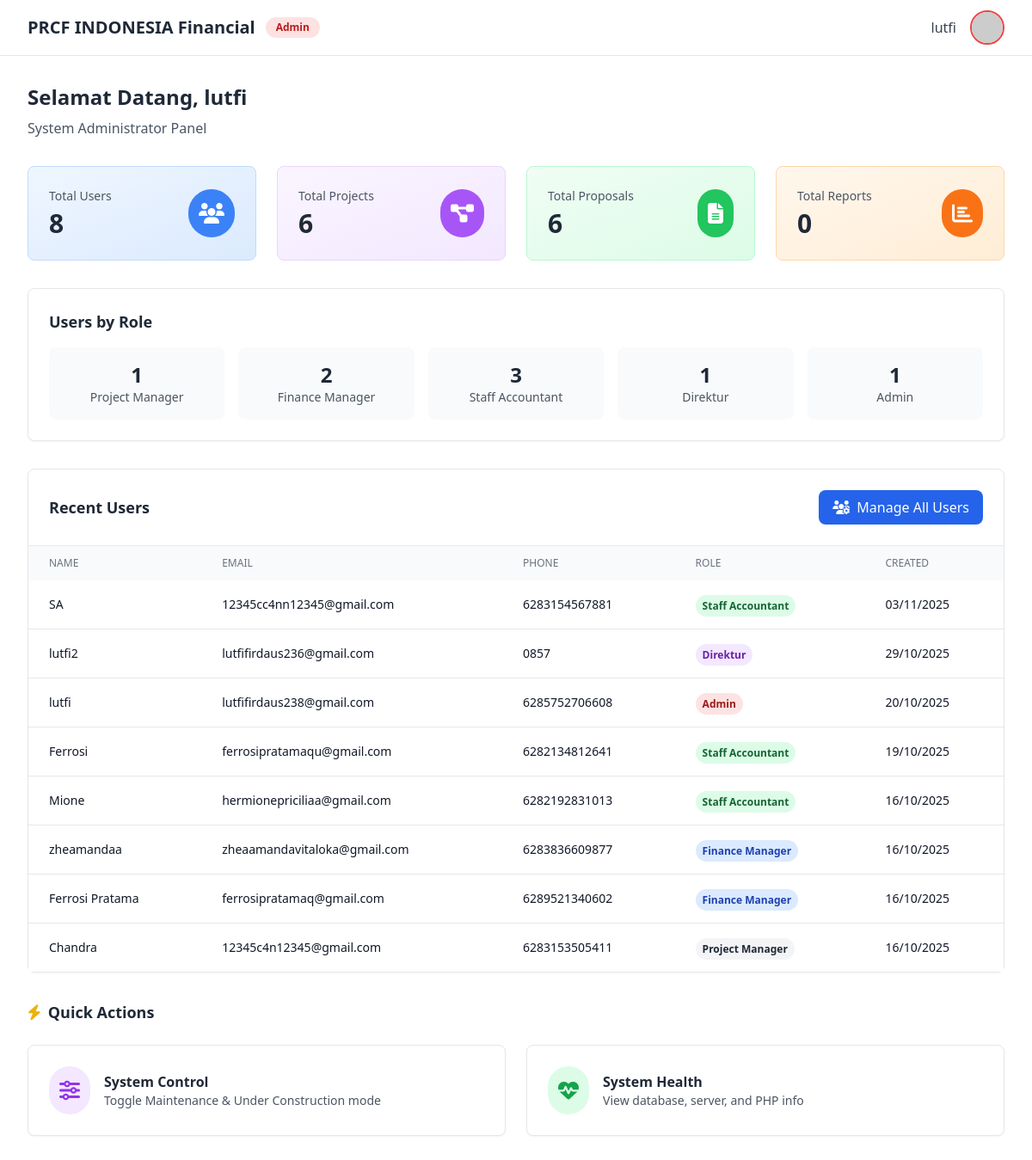
Before: /pages/dashboards/dashboard_admin.php (signed in) with the older database file.
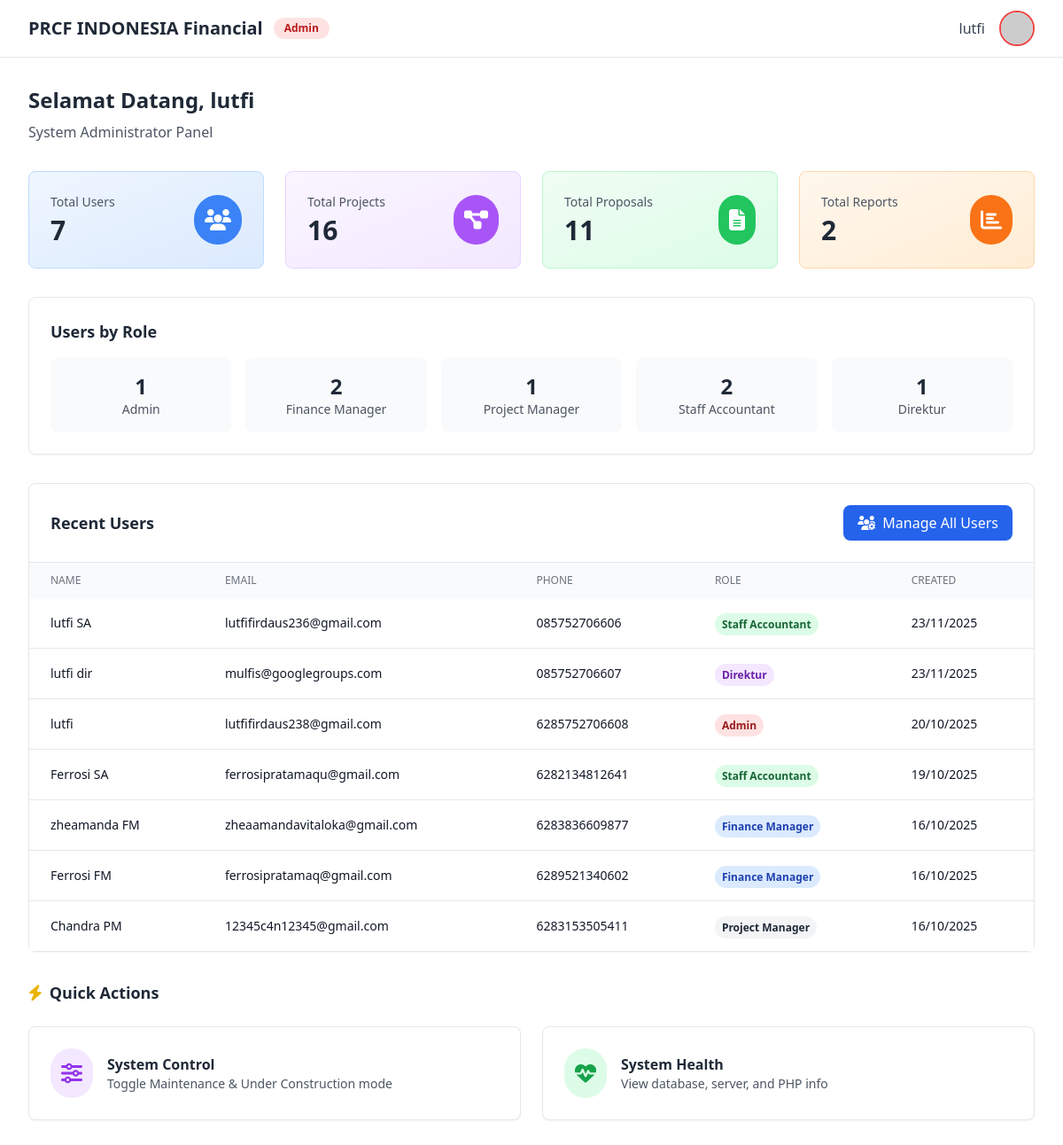
After: the same page with the newer database file.
### tables this page shows
CREATE TABLE `user` (
  `id_user` int(11) NOT NULL,
  `nama` varchar(255) NOT NULL,
  `role` enum('Admin','Finance Manager','Project Manager','Staff Accountant','Direktur') NOT NULL,
  `email` varchar(255) NOT NULL,
  `no_HP` varchar(20) DEFAULT NULL,
  `password_hash` varchar(255) NOT NULL,
  `created_at` timestamp NOT NULL DEFAULT current_timestamp(),
  `updated_at` timestamp NOT NULL DEFAULT current_timestamp() ON UPDATE current_timestamp(),
  `last_notification_check` timestamp NULL DEFAULT NULL
);

### pages/dashboards/dashboard_admin.php (the view, shortened to what this page needs)
<?php
require_once '../../includes/config.php';
$user_name = $_SESSION['user_name'];
$total_users_result = $conn->query("SELECT COUNT(*) as count FROM user");
$total_users = $total_users_result ? $total_users_result->fetch_assoc()['count'] : 0;
$total_projects_result = $conn->query("SELECT COUNT(*) as count FROM proyek");
$total_projects = $total_projects_result ? $total_projects_result->fetch_assoc()['count'] : 0;
$total_proposals_result = $conn->query("SELECT COUNT(*) as count FROM proposal");
$total_proposals = $total_proposals_result ? $total_proposals_result->fetch_assoc()['count'] : 0;
$total_reports_result = $conn->query("SELECT COUNT(*) as count FROM laporan_keuangan_header");
$total_reports = $total_reports_result ? $total_reports_result->fetch_assoc()['count'] : 0;
$users_by_role = [];
$role_query = $conn->query("SELECT role, COUNT(*) as count FROM user GROUP BY role");
if ($role_query) {
    while ($row = $role_query->fetch_assoc()) {
        $users_by_role[$row['role']] = $row['count'];
    }
}
$recent_users = $conn->query("SELECT id_user, nama, email, role, no_HP as phone, created_at
    FROM user ORDER BY created_at DESC LIMIT 10");
?>
<!DOCTYPE html>
<html lang="id">
<head>
    <script src="https://cdn.tailwindcss.com"></script>
    <link rel="stylesheet" href="https://cdnjs.cloudflare.com/ajax/libs/font-awesome/6.4.0/css/all.min.css">
</head>
<body class="bg-white min-h-screen">
    <header class="bg-white border-b border-gray-200 sticky top-0 z-50">
        <div class="max-w-7xl mx-auto px-4 sm:px-6 lg:px-8">
            <div class="flex justify-between items-center h-16">
                <div class="flex items-center">
                    <h1 class="text-xl font-bold text-gray-800">PRCF INDONESIA Financial</h1>
                    <span class="ml-3 px-3 py-1 bg-red-100 text-red-700 text-xs font-semibold rounded-full">Admin</span>
                </div>
                <div class="flex items-center space-x-4">
                    <span class="text-gray-700 font-medium"><?php echo htmlspecialchars($user_name); ?></span>
                    <div class="relative" id="profileDropdown">
                        <button onclick="toggleProfile()" class="flex items-center space-x-2">
                            <img src="https://ui-avatars.com/api/?name=<?php echo urlencode($user_name); ?>&background=DC2626&color=fff"
                                class="w-10 h-10 rounded-full border-2 border-red-500">
                        </button>
                    </div>
                </div>
            </div>
        </div>
    </header>
    <main class="max-w-7xl mx-auto px-4 sm:px-6 lg:px-8 py-8">
        <div class="mb-8">
            <h2 class="text-2xl font-bold text-gray-800 mb-2">Selamat Datang, <?php echo htmlspecialchars($user_name); ?></h2>
            <p class="text-gray-600">System Administrator Panel</p>
        </div>
        <div class="grid grid-cols-1 md:grid-cols-4 gap-6 mb-8">
            <div class="bg-gradient-to-br from-blue-50 to-blue-100 p-6 rounded-lg border border-blue-200">
                <div class="flex items-center justify-between">
                    <div>
                        <p class="text-sm text-gray-600 mb-1">Total Users</p>
                        <p class="text-3xl font-bold text-gray-800"><?php echo $total_users; ?></p>
                    </div>
                    <div class="bg-blue-500 p-3 rounded-full">
                        <i class="fas fa-users text-white text-2xl"></i>
                    </div>
                </div>
            </div>
            <div class="bg-gradient-to-br from-purple-50 to-purple-100 p-6 rounded-lg border border-purple-200">
                <div class="flex items-center justify-between">
                    <div>
                        <p class="text-sm text-gray-600 mb-1">Total Projects</p>
                        <p class="text-3xl font-bold text-gray-800"><?php echo $total_projects; ?></p>
                    </div>
                    <div class="bg-purple-500 p-3 rounded-full">
                        <i class="fas fa-project-diagram text-white text-2xl"></i>
                    </div>
                </div>
            </div>
            <div class="bg-gradient-to-br from-green-50 to-green-100 p-6 rounded-lg border border-green-200">
                <div class="flex items-center justify-between">
                    <div>
                        <p class="text-sm text-gray-600 mb-1">Total Proposals</p>
                        <p class="text-3xl font-bold text-gray-800"><?php echo $total_proposals; ?></p>
                    </div>
                    <div class="bg-green-500 p-3 rounded-full">
                        <i class="fas fa-file-alt text-white text-2xl"></i>
                    </div>
                </div>
            </div>
            <div class="bg-gradient-to-br from-orange-50 to-orange-100 p-6 rounded-lg border border-orange-200">
                <div class="flex items-center justify-between">
                    <div>
                        <p class="text-sm text-gray-600 mb-1">Total Reports</p>
                        <p class="text-3xl font-bold text-gray-800"><?php echo $total_reports; ?></p>
                    </div>
                    <div class="bg-orange-500 p-3 rounded-full">
                        <i class="fas fa-chart-bar text-white text-2xl"></i>
                    </div>
                </div>
            </div>
        </div>
        <div class="bg-white rounded-lg shadow-sm border border-gray-200 p-6 mb-8">
            <h3 class="text-lg font-bold text-gray-800 mb-4">Users by Role</h3>
            <?php if (!empty($users_by_role)): ?>
                <div class="grid grid-cols-2 md:grid-cols-5 gap-4">
                    <?php foreach ($users_by_role as $role => $count): ?>
                    <div class="text-center p-4 bg-gray-50 rounded-lg">
                        <p class="text-2xl font-bold text-gray-800"><?php echo $count; ?></p>
                        <p class="text-sm text-gray-600"><?php echo htmlspecialchars($role); ?></p>
                    </div>
                    <?php endforeach; ?>
                </div>
            <?php else: ?>
                <div class="text-center py-8 text-gray-500">
                    <i class="fas fa-info-circle mr-2"></i>No user role data available.
                </div>
            <?php endif; ?>
        </div>
        <div class="bg-white rounded-lg shadow-sm border border-gray-200">
            <div class="p-6 border-b border-gray-200 flex justify-between items-center">
                <h3 class="text-lg font-bold text-gray-800">Recent Users</h3>
                <a href="../admin/manage_users.php" class="px-4 py-2 bg-blue-600 text-white rounded-lg hover:bg-blue-700">
                    <i class="fas fa-users-cog mr-2"></i>Manage All Users
                </a>
            </div>
            <div class="overflow-x-auto">
                <table class="w-full">
                    <thead class="bg-gray-50">
                        <tr>
                            <th class="px-6 py-3 text-left text-xs font-medium text-gray-500 uppercase">Name</th>
                            <th class="px-6 py-3 text-left text-xs font-medium text-gray-500 uppercase">Email</th>
                            <th class="px-6 py-3 text-left text-xs font-medium text-gray-500 uppercase">Phone</th>
                            <th class="px-6 py-3 text-left text-xs font-medium text-gray-500 uppercase">Role</th>
                            <th class="px-6 py-3 text-left text-xs font-medium text-gray-500 uppercase">Created</th>
                        </tr>
                    </thead>
                    <tbody class="bg-white divide-y divide-gray-200">
                        <?php if ($recent_users && $recent_users->num_rows > 0): ?>
                            <?php while ($user = $recent_users->fetch_assoc()): ?>
                            <tr class="hover:bg-gray-50">
                                <td class="px-6 py-4 text-sm text-gray-900 font-medium"><?php echo htmlspecialchars($user['nama']); ?></td>
                                <td class="px-6 py-4 text-sm text-gray-900"><?php echo htmlspecialchars($user['email']); ?></td>
                                <td class="px-6 py-4 text-sm text-gray-900"><?php echo htmlspecialchars($user['phone']); ?></td>
                                <td class="px-6 py-4">
                                    <span class="px-2 py-1 text-xs font-semibold rounded-full
                                        <?php
                                        switch($user['role']) {
                                            case 'Admin': echo 'bg-red-100 text-red-800'; break;
                                            case 'Direktur': echo 'bg-purple-100 text-purple-800'; break;
                                            case 'Finance Manager': echo 'bg-blue-100 text-blue-800'; break;
                                            case 'Staff Accountant': echo 'bg-green-100 text-green-800'; break;
                                            default: echo 'bg-gray-100 text-gray-800';
                                        }
                                        ?>">
                                        <?php echo htmlspecialchars($user['role']); ?>
                                    </span>
                                </td>
                                <td class="px-6 py-4 text-sm text-gray-900">
                                    <?php echo $user['created_at'] ? date('d/m/Y', strtotime($user['created_at'])) : '-'; ?>
                                </td>
                            </tr>
                            <?php endwhile; ?>
                        <?php endif; ?>
                    </tbody>
                </table>
            </div>
        </div>
        <div class="mt-8 mb-6">
            <h3 class="text-lg font-bold text-gray-800 mb-4 flex items-center">
                <i class="fas fa-bolt text-yellow-500 mr-2"></i> Quick Actions
            </h3>
        </div>
        <div class="grid grid-cols-1 md:grid-cols-2 gap-6">
            <a href="../admin/system_control.php" class="block p-6 bg-white rounded-lg shadow-sm border border-gray-200 hover:shadow-md hover:border-purple-300 transition">
                <div class="flex items-center space-x-4">
                    <div class="bg-purple-100 p-3 rounded-full">
                        <i class="fas fa-sliders-h text-purple-600 text-2xl"></i>
                    </div>
                    <div>
                        <h4 class="font-bold text-gray-800">System Control</h4>
                        <p class="text-sm text-gray-600">Toggle Maintenance & Under Construction mode</p>
                    </div>
                </div>
            </a>
            <a href="../admin/system_health.php" class="block p-6 bg-white rounded-lg shadow-sm border border-gray-200 hover:shadow-md hover:border-green-300 transition">
                <div class="flex items-center space-x-4">
                    <div class="bg-green-100 p-3 rounded-full">
                        <i class="fas fa-heartbeat text-green-600 text-2xl"></i>
                    </div>
                    <div>
                        <h4 class="font-bold text-gray-800">System Health</h4>
                        <p class="text-sm text-gray-600">View database, server, and PHP info</p>
                    </div>
                </div>
            </a>
        </div>
    </main>
</body>
</html>

Changed rows visible on the page:
removed user: nama "SA", email "12345cc4nn12345@gmail.com", no_HP "6283154567881", role "Staff Accountant", created_at "03/11/2025"
removed user: nama "Mione", email "hermionepriciliaa@gmail.com", no_HP "6282192831013", role "Staff Accountant", created_at "16/10/2025"
added user: nama "lutfi SA", email "lutfifirdaus236@gmail.com", no_HP "085752706606", role "Staff Accountant", created_at "23/11/2025"
changed user "Direktur": nama "lutfi2" → "lutfi dir"; email "lutfifirdaus236@gmail.com" → "mulfis@googlegroups.com"; no_HP "0857" → "085752706607"; created_at "29/10/2025" → "23/11/2025"
changed user "ferrosipratamaqu@gmail.com": nama "Ferrosi" → "Ferrosi SA"
changed user "zheaamandavitaloka@gmail.com": nama "zheamandaa" → "zheamanda FM"
changed user "ferrosipratamaq@gmail.com": nama "Ferrosi Pratama" → "Ferrosi FM"
changed user "12345c4n12345@gmail.com": nama "Chandra" → "Chandra PM"
Other visible differences:
$total_users: "8" → "7"
$total_projects: "6" → "16"
$total_proposals: "6" → "11"
$total_reports: "0" → "2"
new list line: "2 Staff Accountant"
list line gone: "3 Staff Accountant"
